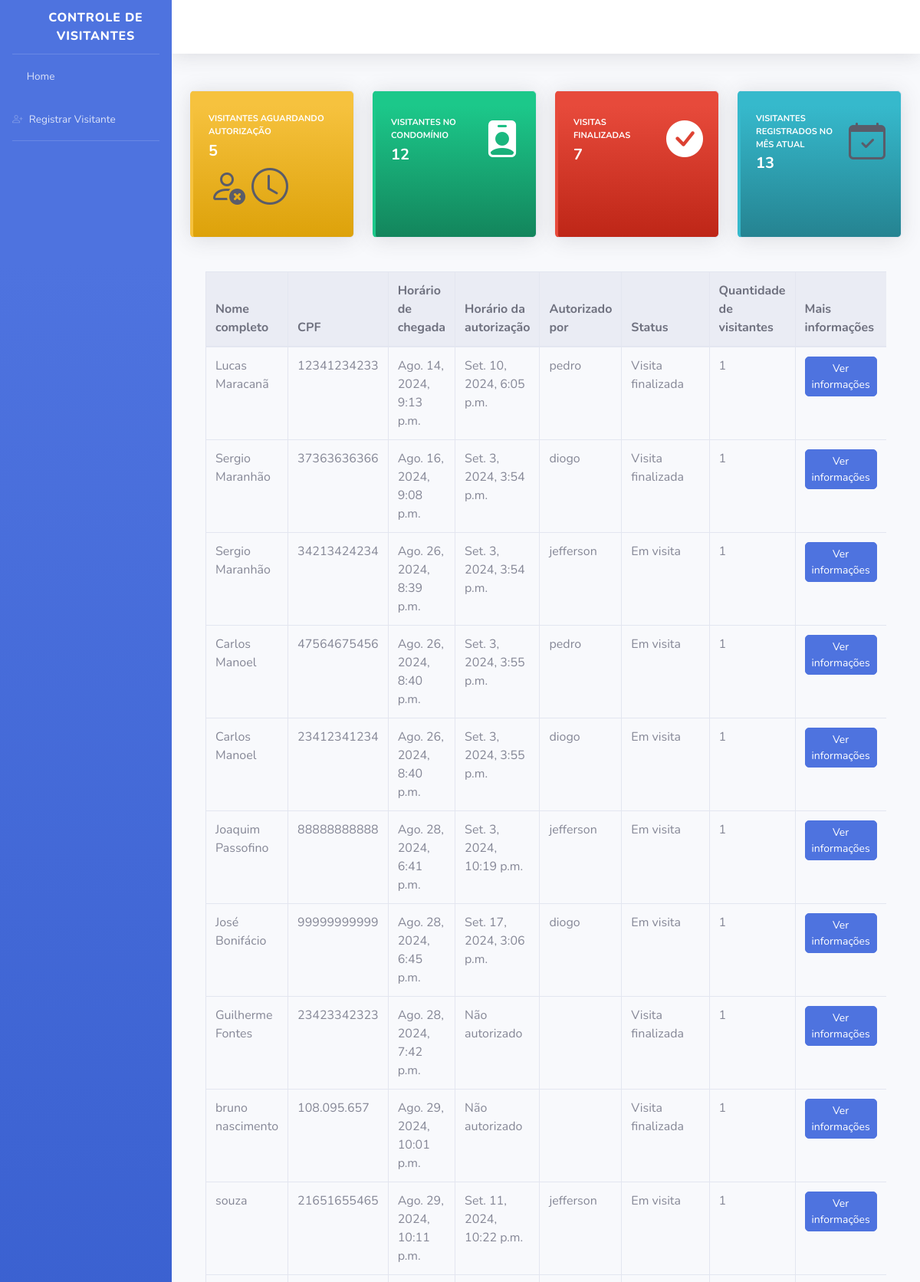
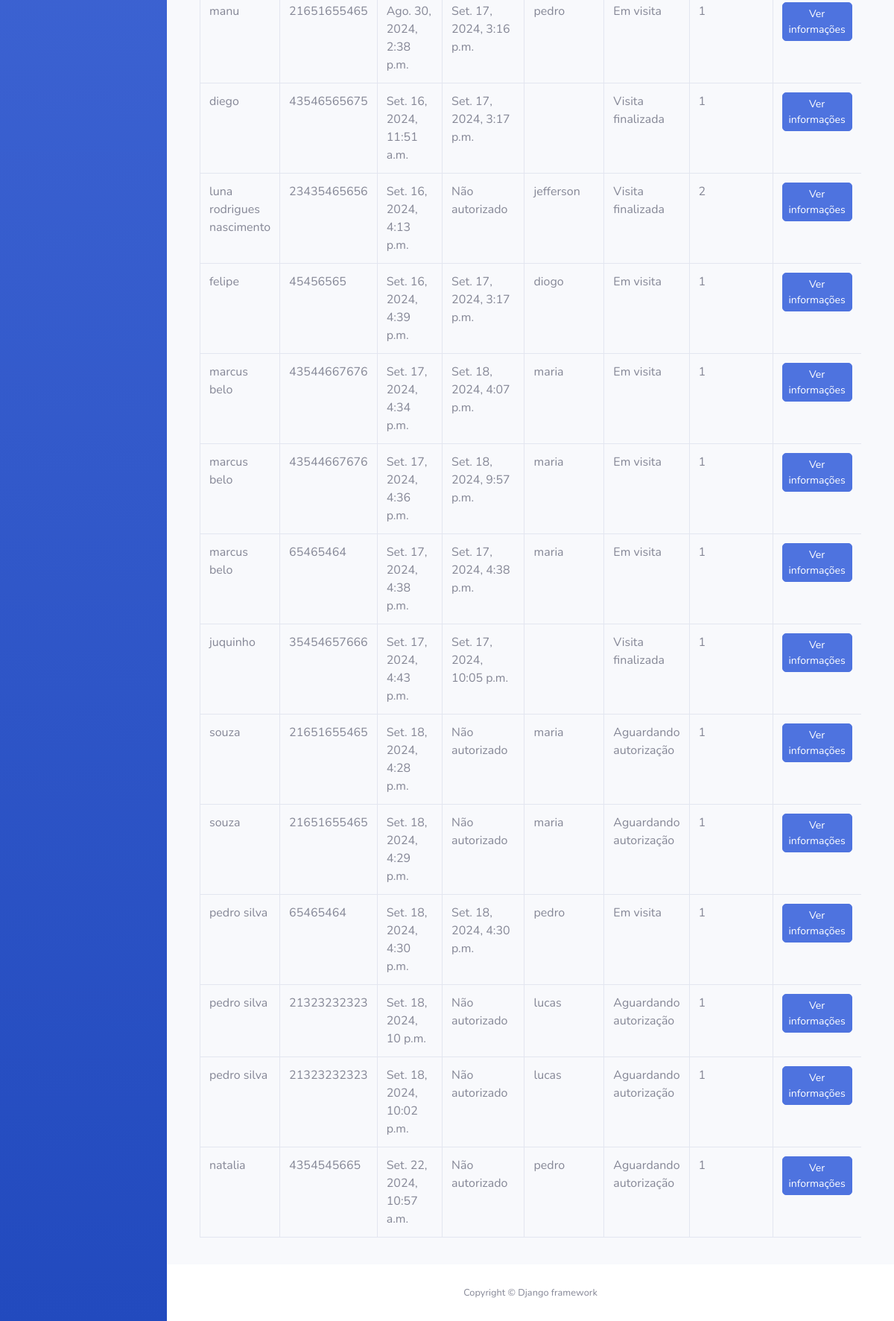
The page / (signed in) on the database its author committed (2 pictures, top to bottom).
### visitantes/models.py (models this page shows, shortened)
class Visitante(models.Model):
    registrado_por = models.ForeignKey(
        "porteiros.Porteiro",
        verbose_name="Porteiro responsável pelo registro",
        on_delete=models.PROTECT,
    )
    nome_completo = models.CharField(
        verbose_name="Nome Completo",
        max_length=150,
    )
    cpf = models.CharField(
        verbose_name="CPF",
        max_length=11,
    )
    data_nascimento = models.DateField(
        verbose_name="Data de Nascimento",
    )
    numero_casa = models.PositiveSmallIntegerField(
        verbose_name="Número da casa a ser visitada",
    )
    placa_veiculo = models.CharField(
        verbose_name="Placa do Veículo",
        max_length=7,
        blank=True,
        null=True,
    )
    horario_chegada = models.DateTimeField(
        verbose_name="Horário de Chegada na Portaria",
        auto_now_add=True,  # Define automaticamente a data/hora de criação
    )
    horario_saida = models.DateTimeField(
        verbose_name="Horário de saída do condomínio",
        blank=True,
        null=True,
    )
    horario_autorizacao = models.DateTimeField(
        verbose_name="Horário de Autorização de Entrada",
        blank=True,
        null=True,
    )
    morador_responsavel = models.CharField(
        verbose_name="Nome do morador responsável por autorizar a entrada",
        max_length=50,
        blank=True,
    )
    quantidade_visitantes = models.PositiveIntegerField(
        verbose_name="Quantidade de visitantes",
        default=1,
    )
    STATUS_VISITANTE = [
        ("AGUARDANDO", "Aguardando autorização"),
        ("EM_VISITA", "Em visita"),
        ("FINALIZADO", "Visita finalizada"),
    ]
    status = models.CharField(
        verbose_name="Status",
        max_length=10,
        choices=STATUS_VISITANTE,
        default="AGUARDANDO",
    )
    class Meta:
        verbose_name = "Visitante"
        verbose_name_plural = "Visitantes"
        db_table = "visitante"

### visitantes/views.py (the view)
# urls.py: path('', index, name="index"),
@login_required
def index(request):
    visitantes_aguardando = Visitante.objects.filter(status='AGUARDANDO').count()
    visitantes_no_condominio = Visitante.objects.filter(status='EM_VISITA').count()
    visitas_finalizadas = Visitante.objects.filter(status='FINALIZADO').count()
    mes_atual = timezone.now().month
    visitantes_registrados_mes = Visitante.objects.filter(horario_chegada__month=mes_atual).count()
    todos_visitantes = Visitante.objects.all()
    context = {
        'visitantes_aguardando': visitantes_aguardando,
        'visitantes_no_condominio': visitantes_no_condominio,
        'visitas_finalizadas': visitas_finalizadas,
        'visitantes_registrados_mes': visitantes_registrados_mes,
        'todos_visitantes': todos_visitantes,
    }
    return render(request, 'index.html', context)

### templates/index.html (shortened to what this page needs)
{% extends "base.html" %}
{% block conteudo %}
<div class="container-fluid">
    <div class="row">
        <div class="col-xl-3 col-md-6 mb-4">
            <div class="card border-left-warning shadow h-100 py-2 bg-gradient-warning text-white">
                <div class="card-body">
                    <div class="row no-gutters align-items-center">
                        <div class="col mr-2">
                            <div class="text-xs font-weight-bold text-white text-uppercase mb-1">
                                Visitantes aguardando autorização
                            </div>
                            <div class="h5 mb-0 font-weight-bold text-white visitantes-aguardando">
                                {{ visitantes_aguardando }}
                            </div>
                        </div>
                        <div class="col-auto d-flex align-items-center">
                            <i class="bi bi-person-x fa-3x text-dark mr-2"></i>
                            <i class="bi bi-clock fa-3x text-dark icon-rotate"></i>
                        </div>
                    </div>
                </div>
            </div>
        </div>
        <div class="col-xl-3 col-md-6 mb-4">
            <div class="card border-left-success shadow h-100 py-2 bg-gradient-success text-white">
                <div class="card-body">
                    <div class="row no-gutters align-items-center">
                        <div class="col mr-2">
                            <div class="text-xs font-weight-bold text-white text-uppercase mb-1">
                                Visitantes no condomínio
                            </div>
                            <div class="h5 mb-0 font-weight-bold text-white">{{ visitantes_no_condominio }}</div>
                        </div>
                        <div class="col-auto">
                            <i class="bi bi-person-badge-fill fa-3x text-white"></i>
                        </div>
                    </div>
                </div>
            </div>
        </div>
        <div class="col-xl-3 col-md-6 mb-4">
            <div class="card border-left-danger shadow h-100 py-2 bg-gradient-danger text-white">
                <div class="card-body">
                    <div class="row no-gutters align-items-center">
                        <div class="col mr-2">
                            <div class="text-xs font-weight-bold text-white text-uppercase mb-1">
                                Visitas Finalizadas
                            </div>
                            <div class="h5 mb-0 font-weight-bold text-white">{{ visitas_finalizadas }}</div>
                        </div>
                        <div class="col-auto">
                            <i class="bi bi-check-circle-fill fa-3x text-white"></i>
                        </div>
                    </div>
                </div>
            </div>
        </div>
        <div class="col-xl-3 col-md-6 mb-4">
            <div class="card border-left-info shadow h-100 py-2 bg-gradient-info text-white">
                <div class="card-body">
                    <div class="row no-gutters align-items-center">
                        <div class="col mr-2">
                            <div class="text-xs font-weight-bold text-white text-uppercase mb-1">
                                Visitantes registrados no mês atual
                            </div>
                            <div class="h5 mb-0 font-weight-bold text-white">{{ visitantes_registrados_mes }}</div>
                        </div>
                        <div class="col-auto">
                            <i class="bi bi-calendar-check fa-3x text-dark"></i>
                        </div>
                    </div>
                </div>
            </div>
        </div>
    </div>
    <div class="card-body">
        <div class="table-responsive">
            <table class="table table-bordered">
                <thead class="thead-light">
                    <tr>
                        <th>Nome completo</th>
                        <th>CPF</th>
                        <th>Horário de chegada</th>
                        <th>Horário da autorização</th>
                        <th>Autorizado por</th>
                        <th>Status</th>
                        <th>Quantidade de visitantes</th>
                        <th>Mais informações</th>
                    </tr>
                </thead>
                <tbody>
                    {% for visitante in todos_visitantes %}
                    <tr>
                        <td>{{ visitante.nome_completo }}</td>
                        <td>{{ visitante.cpf }}</td>
                        <td>{{ visitante.horario_chegada }}</td>
                        <td>{{ visitante.horario_autorizacao|default:"Não autorizado" }}</td>
                        <td>{{ visitante.morador_responsavel }}</td>
                        <td>
                            {% if visitante.status == "AGUARDANDO" %}
                            Aguardando autorização
                            {% elif visitante.status == "EM_VISITA" %}
                            Em visita
                            {% elif visitante.status == "FINALIZADO" %}
                            Visita finalizada
                            {% else %}
                            Status desconhecido
                            {% endif %}
                        </td>
                        <td>{{ visitante.quantidade_visitantes }}</td>
                        <td>
                            <a href="{% url 'informacoes_visitante' id=visitante.id %}" class="btn btn-sm btn-primary">
                                Ver informações
                            </a>
                        </td>
                    </tr>
                    {% endfor %}
                </tbody>
            </table>
        </div>
    </div>
</div>
{% endblock %}

### templates/base.html (shortened to what this page needs)
<!DOCTYPE html>
{% load custom_filters %}
{% load static %}
<html lang="pt-br">
<head>
    <link href="{% static 'css/sb-admin-2.min.css' %}" rel="stylesheet">
    <link href="{% static 'vendor/fontawesome-free/css/all.min.css' %}" rel="stylesheet" type="text/css">
    <link rel="stylesheet" href="https://cdn.jsdelivr.net/npm/bootstrap-icons@1.10.0/font/bootstrap-icons.css">
</head>
<body id="page-top">
    <div id="wrapper">
        <ul class="navbar-nav bg-gradient-primary sidebar sidebar-dark accordion" id="accordionSidebar">
            <a class="sidebar-brand d-flex align-items-center justify-content-center" href="{% url 'index' %}">
                <div class="sidebar-brand-icon rotate-n-15">
                    <i class="fas fa-user-shield"></i>
                </div>
                <div class="sidebar-brand-text">Controle de Visitantes</div>
            </a>
            <hr class="sidebar-divider my-0">
            <li class="nav-item">
                <a class="nav-link" href="{% url 'index' %}">
                    <i class="fas fa-home"></i>
                    <span>Home</span>
                </a>
            </li>
            <li class="nav-item">
                <a class="nav-link" href="{% url 'registrar_visitante' %}">
                    <i class="bi bi-person-plus"></i>
                    <span>Registrar Visitante</span>
                </a>
            </li>
            <hr class="sidebar-divider">
        </ul>
        <div id="content-wrapper" class="d-flex flex-column">
            <div id="content">
                <nav class="navbar navbar-expand navbar-light bg-white topbar mb-4 static-top shadow">
                    <ul class="navbar-nav ml-auto">
                        <li class="nav-item dropdown no-arrow">
                            <a class="nav-link dropdown-toggle" href="#" id="userDropdown" role="button" data-toggle="dropdown" aria-haspopup="true" aria-expanded="false">
                                <i class="fas fa-user"></i>
                            </a>
                        </li>
                    </ul>
                </nav>
                {% block conteudo %}{% endblock conteudo %}
            </div>
            <footer class="sticky-footer bg-white">
                <div class="container my-auto">
                    <div class="copyright text-center my-auto">
                        <span>Copyright © Django framework</span>
                    </div>
                </div>
            </footer>
        </div>
    </div>
</body>
</html>

### templates/base.html (style rules this page uses)
.icon-rotate { display: inline-block; animation: rotate 2s linear infinite; transform-origin: center; }
.btn-primary { border-radius: 5px; }

### rows shown on the page
Visitante: nome_completo "Lucas Maracanã", cpf "12341234233", horario_chegada "Ago. 14, 2024, 9:13 p.m.", horario_autorizacao "Set. 10, 2024, 6:05 p.m.", morador_responsavel "pedro", status "Visita finalizada", quantidade_visitantes "1"
Visitante: nome_completo "Sergio Maranhão", cpf "37363636366", horario_chegada "Ago. 16, 2024, 9:08 p.m.", horario_autorizacao "Set. 3, 2024, 3:54 p.m.", morador_responsavel "diogo", status "Visita finalizada", quantidade_visitantes "1"
Visitante: nome_completo "Sergio Maranhão", cpf "34213424234", horario_chegada "Ago. 26, 2024, 8:39 p.m.", horario_autorizacao "Set. 3, 2024, 3:54 p.m.", morador_responsavel "jefferson", status "Em visita", quantidade_visitantes "1"
Visitante: nome_completo "Carlos Manoel", cpf "47564675456", horario_chegada "Ago. 26, 2024, 8:40 p.m.", horario_autorizacao "Set. 3, 2024, 3:55 p.m.", morador_responsavel "pedro", status "Em visita", quantidade_visitantes "1"
Visitante: nome_completo "Carlos Manoel", cpf "23412341234", horario_chegada "Ago. 26, 2024, 8:40 p.m.", horario_autorizacao "Set. 3, 2024, 3:55 p.m.", morador_responsavel "diogo", status "Em visita", quantidade_visitantes "1"
Visitante: nome_completo "Joaquim Passofino", cpf "88888888888", horario_chegada "Ago. 28, 2024, 6:41 p.m.", horario_autorizacao "Set. 3, 2024, 10:19 p.m.", morador_responsavel "jefferson", status "Em visita", quantidade_visitantes "1"
Visitante: nome_completo "José Bonifácio", cpf "99999999999", horario_chegada "Ago. 28, 2024, 6:45 p.m.", horario_autorizacao "Set. 17, 2024, 3:06 p.m.", morador_responsavel "diogo", status "Em visita", quantidade_visitantes "1"
Visitante: nome_completo "Guilherme Fontes", cpf "23423342323", horario_chegada "Ago. 28, 2024, 7:42 p.m.", horario_autorizacao "Não autorizado", status "Visita finalizada", quantidade_visitantes "1"
Visitante: nome_completo "bruno nascimento", cpf "108.095.657", horario_chegada "Ago. 29, 2024, 10:01 p.m.", horario_autorizacao "Não autorizado", status "Visita finalizada", quantidade_visitantes "1"
Visitante: nome_completo "souza", cpf "21651655465", horario_chegada "Ago. 29, 2024, 10:11 p.m.", horario_autorizacao "Set. 11, 2024, 10:22 p.m.", morador_responsavel "jefferson", status "Em visita", quantidade_visitantes "1"
Visitante: nome_completo "manu", cpf "21651655465", horario_chegada "Ago. 30, 2024, 2:38 p.m.", horario_autorizacao "Set. 17, 2024, 3:16 p.m.", morador_responsavel "pedro", status "Em visita", quantidade_visitantes "1"
Visitante: nome_completo "diego", cpf "43546565675", horario_chegada "Set. 16, 2024, 11:51 a.m.", horario_autorizacao "Set. 17, 2024, 3:17 p.m.", status "Visita finalizada", quantidade_visitantes "1"
Visitante: nome_completo "luna rodrigues nascimento", cpf "23435465656", horario_chegada "Set. 16, 2024, 4:13 p.m.", horario_autorizacao "Não autorizado", morador_responsavel "jefferson", status "Visita finalizada", quantidade_visitantes "2"
Visitante: nome_completo "felipe", cpf "45456565", horario_chegada "Set. 16, 2024, 4:39 p.m.", horario_autorizacao "Set. 17, 2024, 3:17 p.m.", morador_responsavel "diogo", status "Em visita", quantidade_visitantes "1"
Visitante: nome_completo "marcus belo", cpf "43544667676", horario_chegada "Set. 17, 2024, 4:34 p.m.", horario_autorizacao "Set. 18, 2024, 4:07 p.m.", morador_responsavel "maria", status "Em visita", quantidade_visitantes "1"
Visitante: nome_completo "marcus belo", cpf "43544667676", horario_chegada "Set. 17, 2024, 4:36 p.m.", horario_autorizacao "Set. 18, 2024, 9:57 p.m.", morador_responsavel "maria", status "Em visita", quantidade_visitantes "1"
Visitante: nome_completo "marcus belo", cpf "65465464", horario_chegada "Set. 17, 2024, 4:38 p.m.", horario_autorizacao "Set. 17, 2024, 4:38 p.m.", morador_responsavel "maria", status "Em visita", quantidade_visitantes "1"
Visitante: nome_completo "juquinho", cpf "35454657666", horario_chegada "Set. 17, 2024, 4:43 p.m.", horario_autorizacao "Set. 17, 2024, 10:05 p.m.", status "Visita finalizada", quantidade_visitantes "1"
Visitante: nome_completo "souza", cpf "21651655465", horario_chegada "Set. 18, 2024, 4:28 p.m.", horario_autorizacao "Não autorizado", morador_responsavel "maria", status "Aguardando autorização", quantidade_visitantes "1"
Visitante: nome_completo "souza", cpf "21651655465", horario_chegada "Set. 18, 2024, 4:29 p.m.", horario_autorizacao "Não autorizado", morador_responsavel "maria", status "Aguardando autorização", quantidade_visitantes "1"
Visitante: nome_completo "pedro silva", cpf "65465464", horario_chegada "Set. 18, 2024, 4:30 p.m.", horario_autorizacao "Set. 18, 2024, 4:30 p.m.", morador_responsavel "pedro", status "Em visita", quantidade_visitantes "1"
Visitante: nome_completo "pedro silva", cpf "21323232323", horario_chegada "Set. 18, 2024, 10 p.m.", horario_autorizacao "Não autorizado", morador_responsavel "lucas", status "Aguardando autorização", quantidade_visitantes "1"
Visitante: nome_completo "pedro silva", cpf "21323232323", horario_chegada "Set. 18, 2024, 10:02 p.m.", horario_autorizacao "Não autorizado", morador_responsavel "lucas", status "Aguardando autorização", quantidade_visitantes "1"
Visitante: nome_completo "natalia", cpf "4354545665", horario_chegada "Set. 22, 2024, 10:57 a.m.", horario_autorizacao "Não autorizado", morador_responsavel "pedro", status "Aguardando autorização", quantidade_visitantes "1"

### other values the page prints
{{ visitantes_aguardando }} "5"
{{ visitantes_no_condominio }} "12"
{{ visitas_finalizadas }} "7"
{{ visitantes_registrados_mes }} "13"
